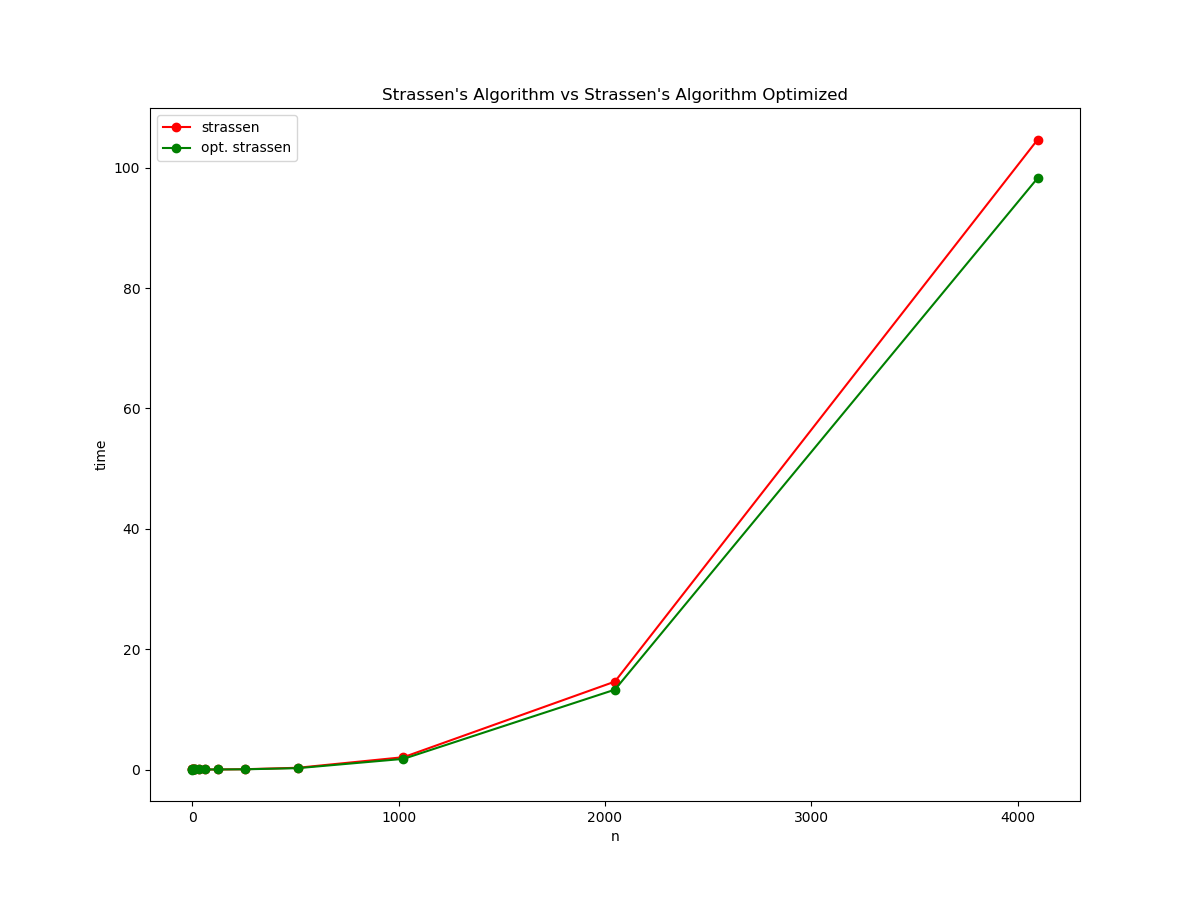

The script that saved this image:
import pandas as pd
import matplotlib.pyplot as plt

table = pd.read_table("out.txt")



plt.figure(figsize=(10, 8))

plt.plot(table['n'], table['Strassen Alg.'], label='strassen', marker='o', color='red')
plt.plot(table['n'], table['Opt.Strassen Alg.'], label='opt. strassen', marker='o', color='green')
plt.xlabel("n", fontsize=15)
plt.ylabel("time", fontsize=15)
plt.title("Strassen's Algorithm vs Strassen's Algorithm Optimized", fontsize=20)
plt.legend()
plt.savefig('plot.png')
plt.show()